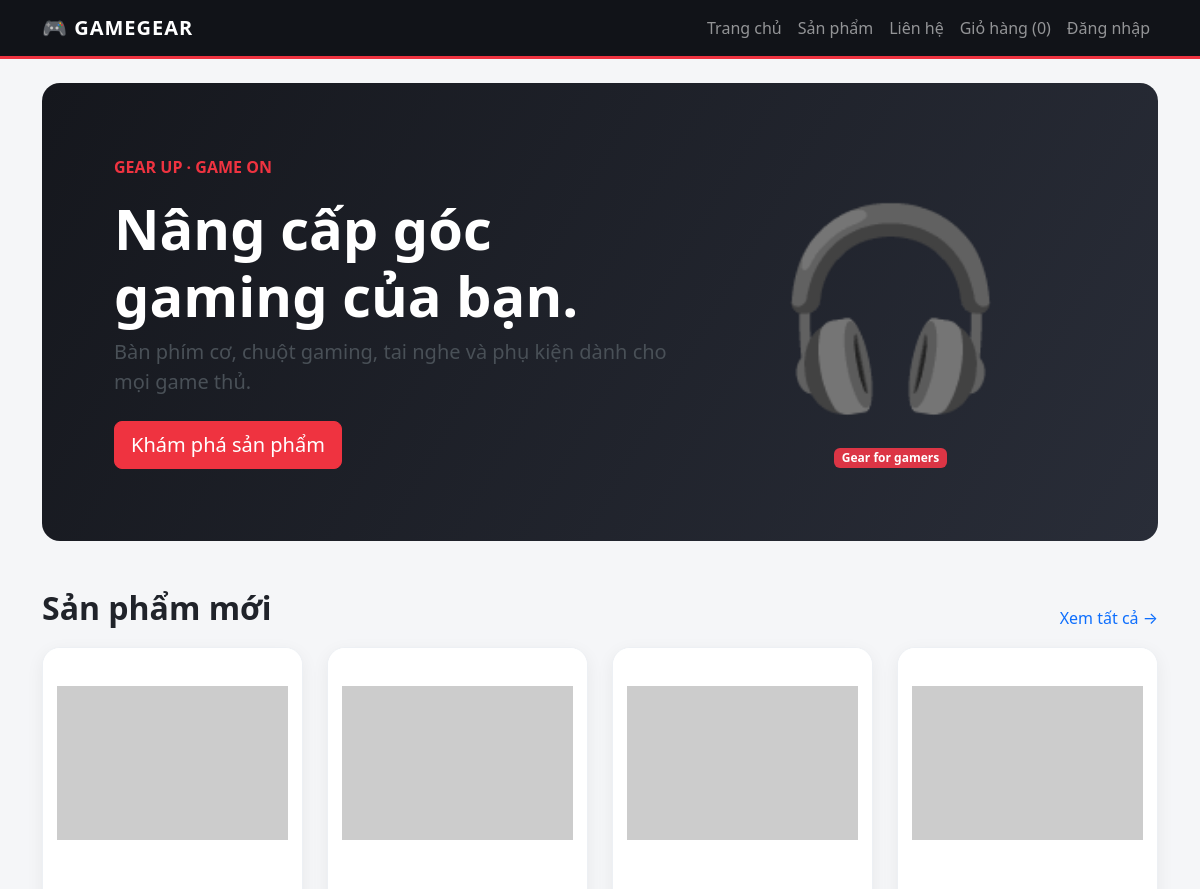
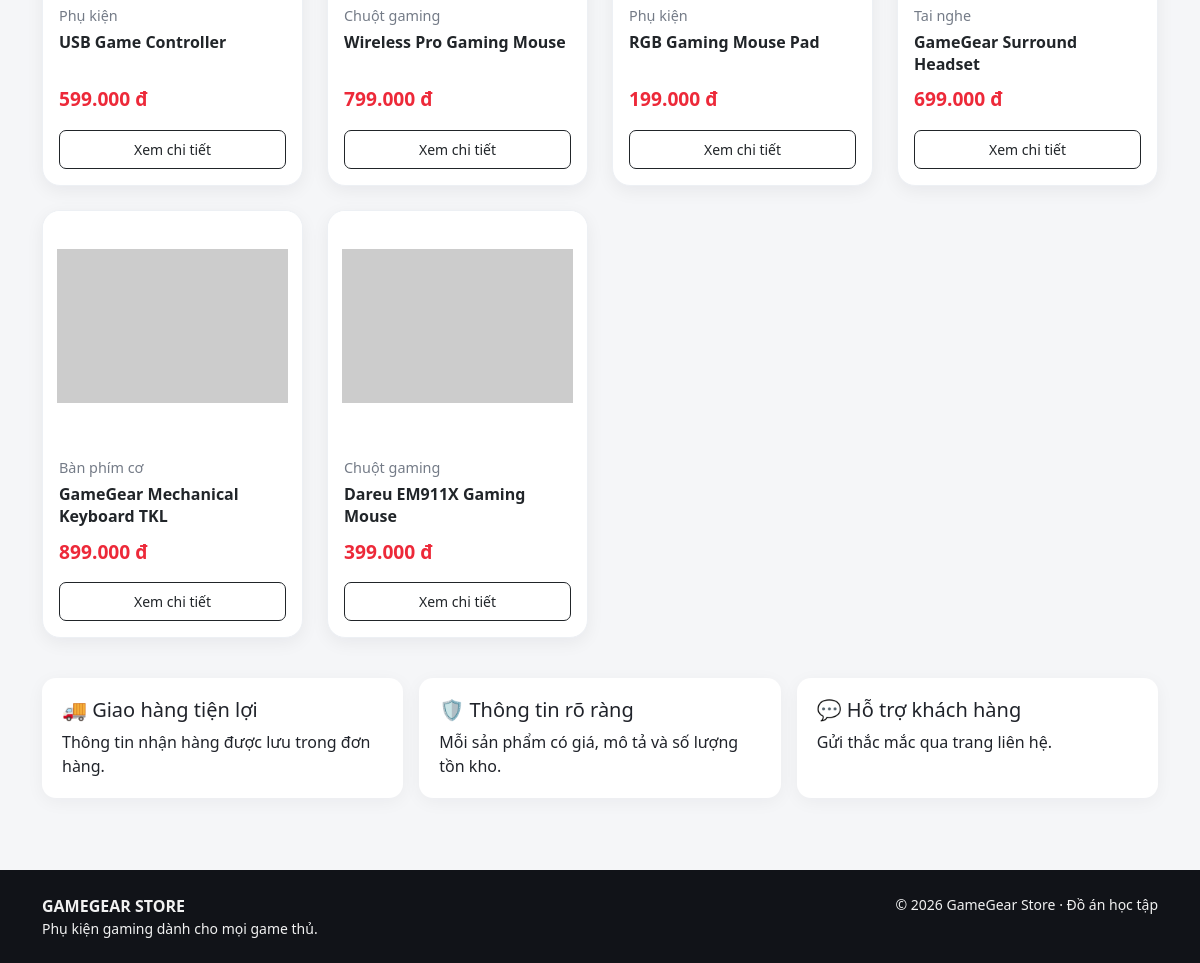
The page / on the database its author committed (2 pictures, top to bottom).
### tables this page shows
CREATE TABLE products (
 product_id INT AUTO_INCREMENT PRIMARY KEY,
 category_id INT NULL,
 product_name VARCHAR(180) NOT NULL,
 price DECIMAL(12,2) NOT NULL DEFAULT 0 CHECK(price >= 0),
 quantity INT NOT NULL DEFAULT 0 CHECK(quantity >= 0),
 image VARCHAR(500) NULL,
 description TEXT NULL,
 created_at DATETIME NOT NULL DEFAULT CURRENT_TIMESTAMP,
 CONSTRAINT fk_products_category FOREIGN KEY(category_id) REFERENCES categories(category_id) ON UPDATE CASCADE ON DELETE SET NULL,
 INDEX idx_products_name(product_name), INDEX idx_products_category(category_id)
);

CREATE TABLE categories (
 category_id INT AUTO_INCREMENT PRIMARY KEY,
 category_name VARCHAR(100) NOT NULL UNIQUE,
 description TEXT NULL
);

### config.php (called while the page is built, shortened)
<?php
function e($value) { return htmlspecialchars((string)$value, ENT_QUOTES, 'UTF-8'); }
function money($value) { return number_format((float)$value, 0, ',', '.') . ' đ'; }
?>

### index.php (the view)
<?php require 'config.php'; $pageTitle='Trang chủ'; $stmt=$pdo->query('SELECT p.*, c.category_name FROM products p LEFT JOIN categories c ON p.category_id=c.category_id ORDER BY p.product_id DESC LIMIT 8'); $products=$stmt->fetchAll(); require 'includes/header.php'; ?>
<section class="hero mb-5"><div class="row align-items-center"><div class="col-lg-7"><p class="text-red fw-bold text-uppercase">Gear up · Game on</p><h1 class="display-4">Nâng cấp góc gaming của bạn.</h1><p class="lead text-light-emphasis">Bàn phím cơ, chuột gaming, tai nghe và phụ kiện dành cho mọi game thủ.</p><a class="btn btn-red btn-lg mt-2" href="products.php">Khám phá sản phẩm</a></div><div class="col-lg-5 text-center mt-4 mt-lg-0"><div style="font-size:clamp(6rem,18vw,12rem)">🎧</div><span class="badge text-bg-danger">Gear for gamers</span></div></div></section>
<div class="d-flex justify-content-between align-items-center"><h2 class="section-title">Sản phẩm mới</h2><a href="products.php" class="text-decoration-none">Xem tất cả →</a></div><div class="row g-4"><?php foreach($products as $p): ?><div class="col-6 col-md-4 col-lg-3"><div class="card product-card"><img class="product-img" src="<?= e($p['image'] ?: 'https://placehold.co/600x400?text=GameGear') ?>" alt="<?= e($p['product_name']) ?>"><div class="card-body d-flex flex-column"><div class="small-muted mb-1"><?= e($p['category_name'] ?? 'Phụ kiện') ?></div><h5 class="card-title fs-6"><?= e($p['product_name']) ?></h5><div class="price mt-auto mb-3"><?= money($p['price']) ?></div><a class="btn btn-outline-dark btn-sm" href="product.php?id=<?= (int)$p['product_id'] ?>">Xem chi tiết</a></div></div></div><?php endforeach; ?><?php if(!$products): ?><p>Chưa có sản phẩm. Hãy thêm sản phẩm trong trang quản trị.</p><?php endif; ?></div>
<section class="row g-3 mt-4"><div class="col-md-4"><div class="content-card h-100"><h5>🚚 Giao hàng tiện lợi</h5><p class="mb-0">Thông tin nhận hàng được lưu trong đơn hàng.</p></div></div><div class="col-md-4"><div class="content-card h-100"><h5>🛡️ Thông tin rõ ràng</h5><p class="mb-0">Mỗi sản phẩm có giá, mô tả và số lượng tồn kho.</p></div></div><div class="col-md-4"><div class="content-card h-100"><h5>💬 Hỗ trợ khách hàng</h5><p class="mb-0">Gửi thắc mắc qua trang liên hệ.</p></div></div></section>
<?php require 'includes/footer.php'; ?>

### includes/header.php (shortened to what this page needs)
<!doctype html><html lang="vi"><head><link href="https://cdn.jsdelivr.net/npm/bootstrap@5.3.3/dist/css/bootstrap.min.css" rel="stylesheet"><link href="<?= isset($adminPage) ? '../assets/css/style.css' : 'assets/css/style.css' ?>" rel="stylesheet"></head><body>
<nav class="navbar navbar-expand-lg navbar-dark gg-nav"><div class="container"><a class="navbar-brand fw-bold" href="<?= isset($adminPage) ? '../index.php' : 'index.php' ?>">🎮 GAMEGEAR</a><button class="navbar-toggler" data-bs-toggle="collapse" data-bs-target="#nav"><span class="navbar-toggler-icon"></span></button><div class="collapse navbar-collapse" id="nav"><ul class="navbar-nav ms-auto align-items-lg-center"><li class="nav-item"><a class="nav-link" href="<?= isset($adminPage) ? '../index.php' : 'index.php' ?>">Trang chủ</a></li><li class="nav-item"><a class="nav-link" href="<?= isset($adminPage) ? '../products.php' : 'products.php' ?>">Sản phẩm</a></li><li class="nav-item"><a class="nav-link" href="<?= isset($adminPage) ? '../contact.php' : 'contact.php' ?>">Liên hệ</a></li><li class="nav-item"><a class="nav-link" href="<?= isset($adminPage) ? '../cart.php' : 'cart.php' ?>">Giỏ hàng (<?= array_sum($_SESSION['cart'] ?? []) ?>)</a></li><?php if(isset($_SESSION['user'])): ?><li class="nav-item"><span class="nav-link">Xin chào, <?= e($_SESSION['user']['full_name']) ?></span></li><?php if(is_admin()): ?><li class="nav-item"><a class="nav-link text-warning" href="<?= isset($adminPage) ? 'index.php' : 'admin/index.php' ?>">Quản trị</a></li><?php endif; ?><li class="nav-item"><a class="nav-link" href="<?= isset($adminPage) ? '../logout.php' : 'logout.php' ?>">Đăng xuất</a></li><?php else: ?><li class="nav-item"><a class="nav-link" href="<?= isset($adminPage) ? '../login.php' : 'login.php' ?>">Đăng nhập</a></li><?php endif; ?></ul></div></div></nav><main class="container py-4">

### includes/footer.php
</main><footer class="gg-footer mt-5 py-4"><div class="container d-flex flex-column flex-md-row justify-content-between gap-2"><div><strong>GAMEGEAR STORE</strong><div class="small">Phụ kiện gaming dành cho mọi game thủ.</div></div><div class="small">© <?= date('Y') ?> GameGear Store · Đồ án học tập</div></div></footer><script src="https://cdn.jsdelivr.net/npm/bootstrap@5.3.3/dist/js/bootstrap.bundle.min.js"></script></body></html>

### assets/css/style.css (style rules this page uses)
:root { --gg-red:#ef3340;--gg-dark:#111318;--gg-panel:#1a1d24 }
body { background:#f5f6f8;color:#20232a;font-family:system-ui,-apple-system,Segoe UI,sans-serif }
.gg-nav { background:var(--gg-dark);border-bottom:3px solid var(--gg-red) }
.navbar-brand { letter-spacing:1px }
.hero { background:linear-gradient(120deg,#15171d,#292d38);color:white;border-radius:18px;padding:clamp(2rem,6vw,5rem);position:relative;overflow:hidden }
.hero h1 { font-weight:800 }
.text-red { color:var(--gg-red) }
.btn-red { background:var(--gg-red);border-color:var(--gg-red);color:white }
.product-card { border:0;border-radius:14px;overflow:hidden;box-shadow:0 4px 18px #1218270c;height:100%;transition:transform .18s }
.product-img { height:190px;object-fit:cover;background:#e9ebef }
.price { color:#d52a36;font-size:1.1rem;font-weight:800 }
.section-title { font-weight:800;margin-bottom:1.2rem }
.gg-footer { background:#111318;color:#f1f1f1 }
.form-card,.content-card { background:white;border-radius:14px;padding:1.25rem;box-shadow:0 4px 18px #1218270c }
.small-muted { color:#747b87;font-size:.9rem }
.product-card { height: 100%; overflow: hidden; border: 1px solid #edf0f4; border-radius: 18px; background: #fff; box-shadow: 0 5px 18px rgba(20, 25, 35, 0.06); transition: transform 0.25s ease, box-shadow 0.25s ease; }
.product-img { display: block; width: 100%; height: 230px; padding: 14px; box-sizing: border-box; object-fit: contain; object-position: center; background: #fff; }
.product-card .card-body { padding: 16px; }
.product-card .card-body h5 { min-height: 44px; line-height: 1.4; margin-bottom: 10px; font-weight: 600; }
.product-card .price { color: #ed2939; font-size: 1.2rem; font-weight: 750; }
.product-card .btn { margin-top: 0; padding: 8px 12px; border-radius: 7px; transition: all 0.2s ease; }

### rows shown on the page
products: category.category_name "Phụ kiện", product_name "USB Game Controller", price "599.000 đ"
products: category.category_name "Chuột gaming", product_name "Wireless Pro Gaming Mouse", price "799.000 đ"
products: category.category_name "Phụ kiện", product_name "RGB Gaming Mouse Pad", price "199.000 đ"
products: category.category_name "Tai nghe", product_name "GameGear Surround Headset", price "699.000 đ"
products: category.category_name "Bàn phím cơ", product_name "GameGear Mechanical Keyboard TKL", price "899.000 đ"
products: category.category_name "Chuột gaming", product_name "Dareu EM911X Gaming Mouse", price "399.000 đ"

### other values the page prints
array_sum($_SESSION['cart'] ?? []) "0"
